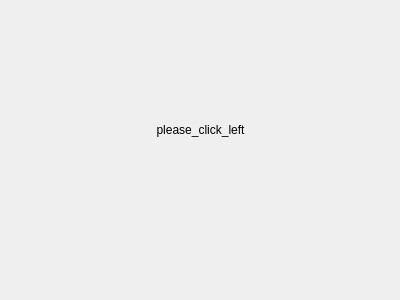
<?xml version="1.0" encoding="UTF-8"?>
<ui version="4.0">
 <class>Form</class>
 <widget class="QWidget" name="Form">
  <property name="geometry">
   <rect>
    <x>0</x>
    <y>0</y>
    <width>400</width>
    <height>300</height>
   </rect>
  </property>
  <property name="windowTitle">
   <string>Form</string>
  </property>
  <widget class="QLabel" name="label">
   <property name="enabled">
    <bool>true</bool>
   </property>
   <property name="geometry">
    <rect>
     <x>0</x>
     <y>120</y>
     <width>401</width>
     <height>20</height>
    </rect>
   </property>
   <property name="autoFillBackground">
    <bool>false</bool>
   </property>
   <property name="text">
    <string>please_click_left</string>
   </property>
   <property name="alignment">
    <set>Qt::AlignCenter</set>
   </property>
  </widget>
 </widget>
 <resources/>
 <connections/>
</ui>
